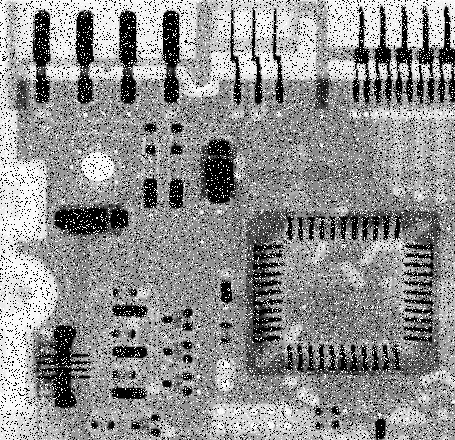
#> input picture image/filter.png, 455 x 440 px
$ python min_filter.py
#> lines starting #> are read from the running program, lines starting #| are printed output that depends on the picture
#> further down, img is the input picture: shape (440, 455, 3); min 0, max 255, mean 144.1
import cv2
import numpy as np

def min_filter(image,kernel):
#> called with kernel = 3
  height,width=image.shape[:2]
#> height = 440; width = 455
  result=np.zeros_like(image,dtype=np.float32)
  for i in range(kernel//2, height-kernel//2):
    for j in range(kernel//2,width-kernel//2):
      result[i,j]=np.min(image[i-kernel//2:i+kernel//2+1 ,j-kernel//2:j+kernel//2+1])
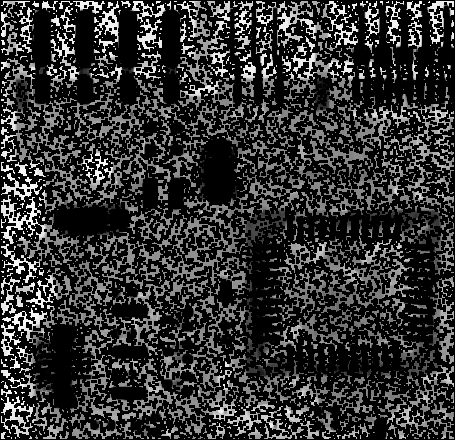
#> result: shape (440, 455, 3) float32; min 0, max 249, mean 51.1
  result=result.astype(np.uint8)
  cv2.imshow("Output",result)
  cv2.waitKey(0)

img=cv2.imread('image/filter.png')
min_filter(img,3)

$ run again, with image/3.jpg saved as image/filter.png
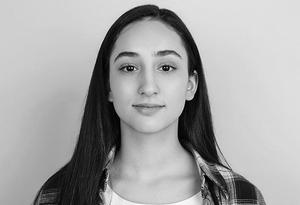
#> input picture image/3.jpg, 300 x 205 px
#> img is the input picture: shape (205, 300, 3); min 0, max 254, mean 165.5
#> after the loop in min_filter, `for i in range(kernel//2, height-kernel//2):`:
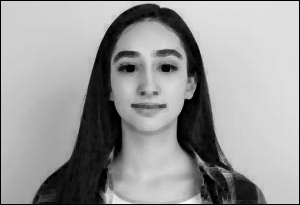
#> result: shape (205, 300, 3) float32; min 0, max 244, mean 154.3
